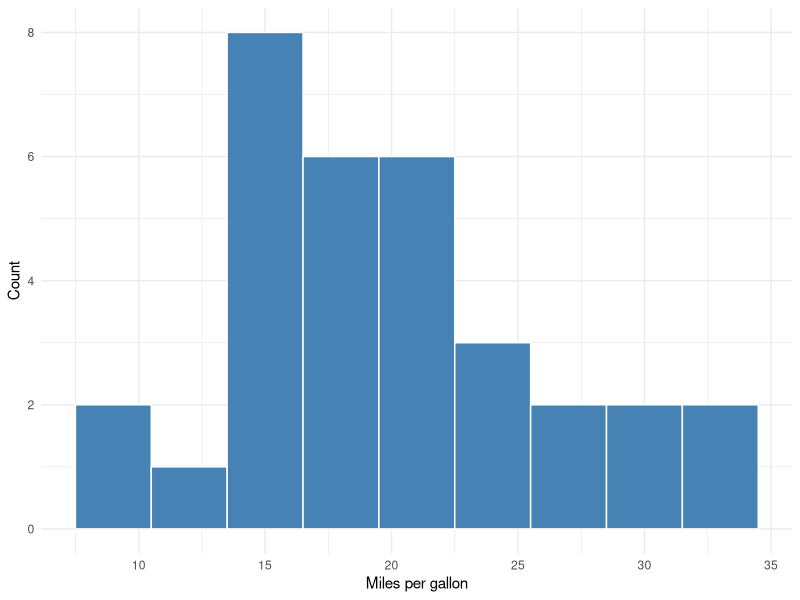
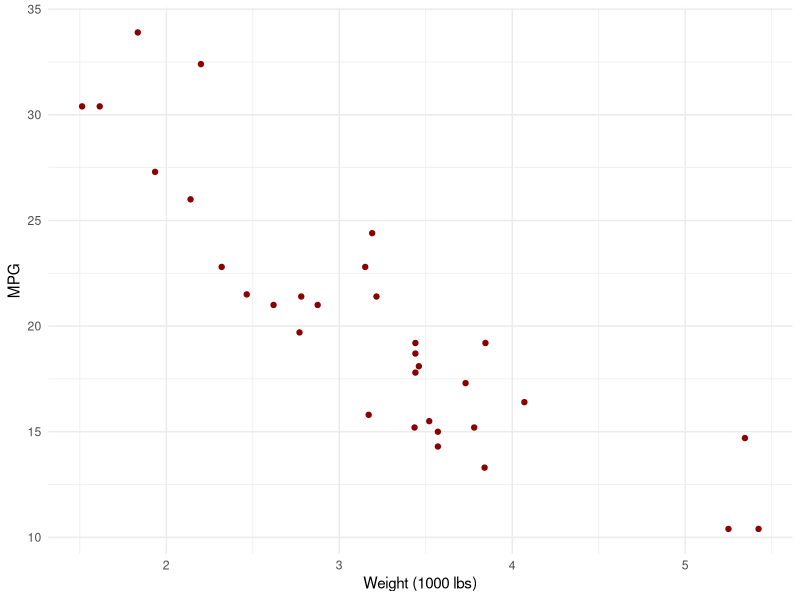
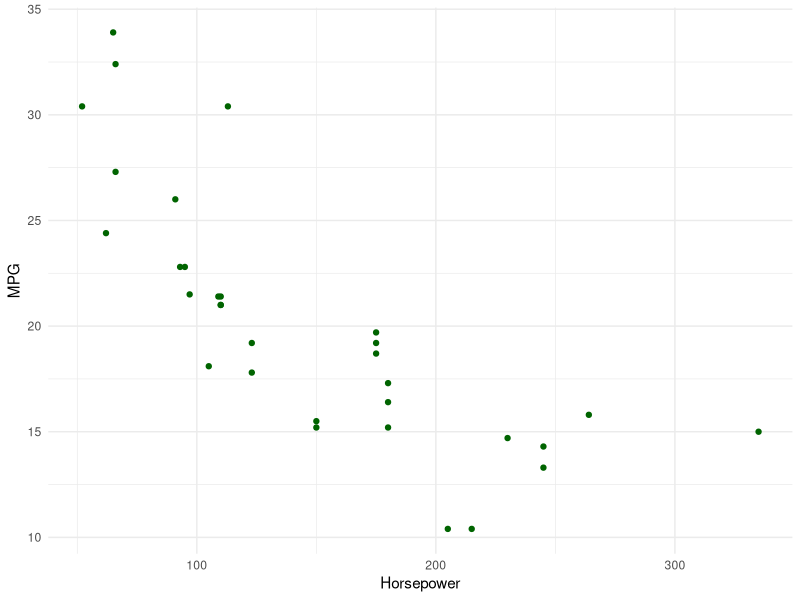
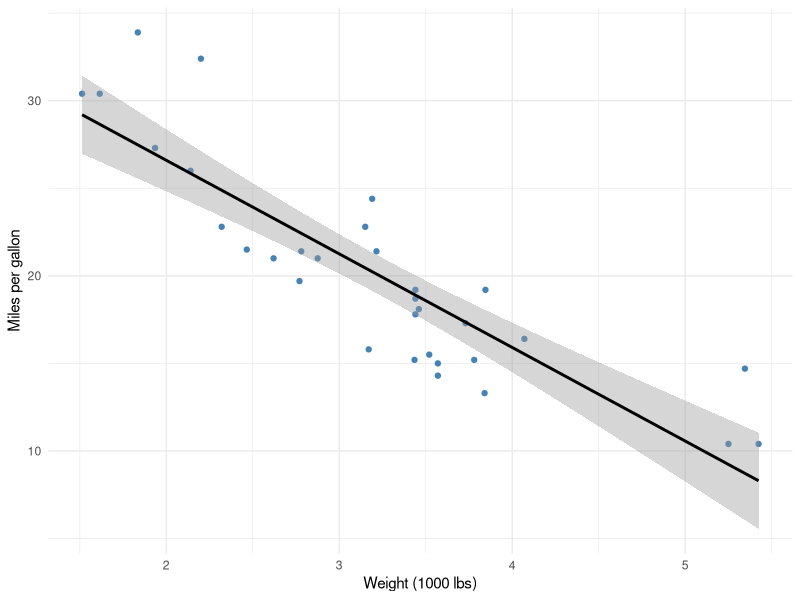

Generate these figures, in order, with R:
## ---- chunk 1
#| include: false
# include: false → R still runs this chunk, but the reader sees neither
# the code nor the output. Use this for libraries and data prep.

# Load packages. Do this once per document, near the top.
# Do not put install.packages() here. Install once in the console.
library(tidyverse)
library(knitr)
library(broom) # turns model output into a table; install once if needed

# mtcars ships with R, so this report needs no external CSV.
data(mtcars)
# rownames_to_column() makes the car names an ordinary column.
mtcars <- mtcars |> rownames_to_column(var = "model")
## ---- chunk 2
#| label: tbl-vars
#| tbl-cap: "Description of key variables in the mtcars dataset"
# label + tbl-cap together create a numbered table you can cite with @tbl-...

var_table <- tibble(
  Variable = c("mpg", "wt", "hp", "cyl"),
  Description = c(
    "Miles per gallon (fuel efficiency)",
    "Weight (in 1000 lbs)",
    "Gross horsepower",
    "Number of cylinders"
  )
)

kable(var_table) # knitr::kable() prints a clean table in HTML or PDF
## ---- chunk 3
#| label: tbl-head
#| tbl-cap: "First six cars in the dataset"

kable(head(mtcars[, c("model", "mpg", "wt", "hp", "cyl")]))
## ---- chunk 4
#| label: fig-hist
#| fig-cap: "Distribution of miles per gallon across all cars"
# label + fig-cap create a numbered figure you can cite with @fig-...

ggplot(mtcars, aes(x = mpg)) +
  geom_histogram(binwidth = 3, fill = "steelblue", color = "white") +
  labs(x = "Miles per gallon", y = "Count") +
  theme_minimal()
## ---- chunk 5
#| label: fig-side
#| fig-cap: "Weight and horsepower versus fuel efficiency"
#| layout-ncol: 2
#| fig-subcap:
#|   - "Weight vs. MPG"
#|   - "Horsepower vs. MPG"
# Two ggplot() calls in one chunk + layout-ncol: 2 → two panels.
# fig-subcap labels each panel. The chunk still has one overall @fig-side.

ggplot(mtcars, aes(x = wt, y = mpg)) +
  geom_point(color = "darkred") +
  labs(x = "Weight (1000 lbs)", y = "MPG") +
  theme_minimal()

ggplot(mtcars, aes(x = hp, y = mpg)) +
  geom_point(color = "darkgreen") +
  labs(x = "Horsepower", y = "MPG") +
  theme_minimal()
## ---- chunk 6
#| label: tbl-model
#| tbl-cap: "Linear regression results: MPG explained by weight"

model <- lm(mpg ~ wt, data = mtcars)
# broom::tidy() puts the coefficients in a data frame kable() can print.
kable(broom::tidy(model), digits = 3)
## ---- chunk 7
#| label: fig-fit
#| fig-cap: "Fitted regression line over the observed data"

ggplot(mtcars, aes(x = wt, y = mpg)) +
  geom_point(color = "steelblue") +
  geom_smooth(method = "lm", se = TRUE, color = "black") +
  labs(x = "Weight (1000 lbs)", y = "Miles per gallon") +
  theme_minimal()
